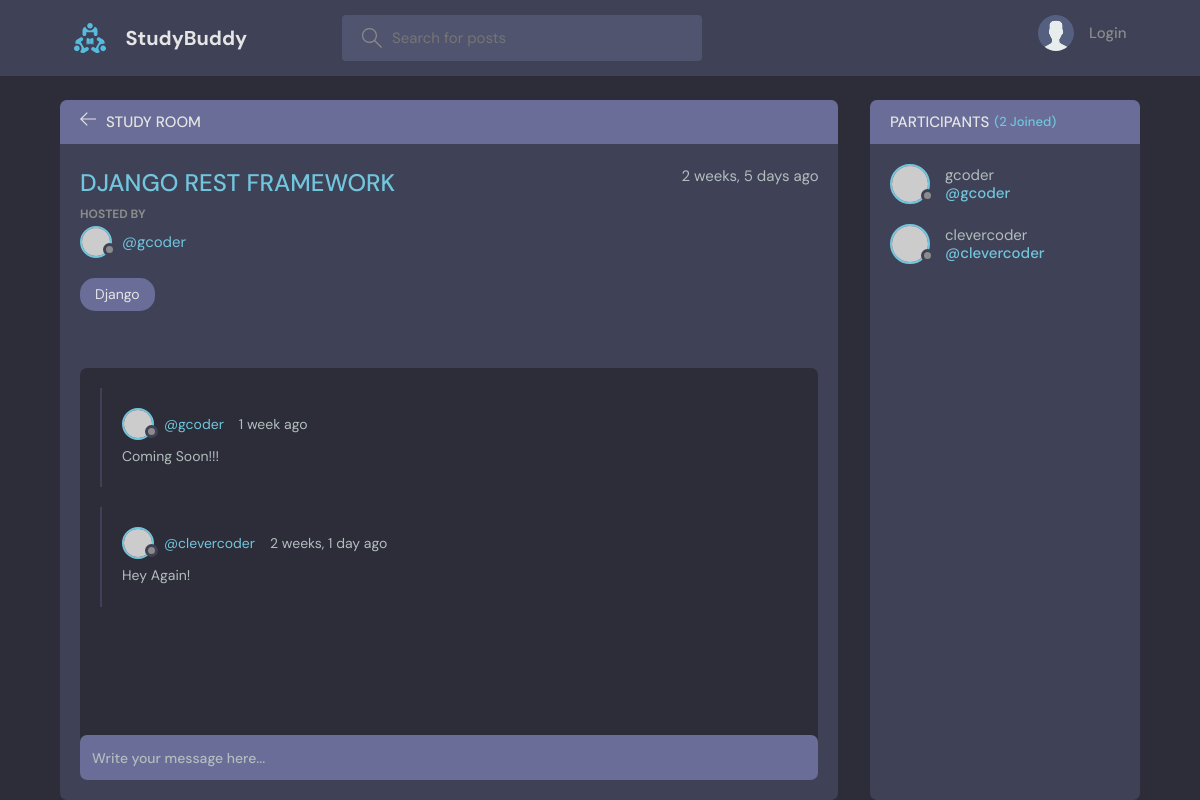
The app's page /room/8 with its own data.
### base/models.py (models this page shows, shortened)
class Room(models.Model):
    host = models.ForeignKey(User, on_delete=models.SET_NULL, null=True)
    topic = models.ForeignKey(Topic, on_delete=models.SET_NULL, null=True)
    name = models.CharField(max_length=200)
    description = models.TextField(blank=True, null=True)
    participants = models.ManyToManyField(User, related_name="participants", blank=True)
    updated = models.DateTimeField(auto_now=True)
    created = models.DateTimeField(auto_now_add=True)
    class Meta:
        ordering = ('-updated', '-created')

class Topic(models.Model):
    name = models.CharField(max_length=200)
    def __str__(self):
        return self.name

class Message(models.Model):
    user = models.ForeignKey(User, on_delete=models.CASCADE)
    room = models.ForeignKey(Room, on_delete=models.CASCADE)
    body = models.TextField()
    updated = models.DateTimeField(auto_now=True)
    created = models.DateTimeField(auto_now_add=True)
    class Meta:
        ordering = ('-updated', '-created')

### base/views.py (the view, shortened to what this page needs)
# urls.py: path('room/<str:pk>', views.room, name='room'),
def room(request, pk):
    room = Room.objects.get(id=pk)
    room_messages = room.message_set.all().order_by('-created')
    participants = room.participants.all()
    context = {'room': room, 'room_messages': room_messages, 'participants': participants}
    return render(request, 'base/room.html', context)

### base/templates/base/room.html (shortened to what this page needs)
{% extends 'main.html' %}
{% block content %}
    <main class="profile-page layout layout--2">
      <div class="container">
        <div class="room">
          <div class="room__top">
            <div class="room__topLeft">
              <a href="{% url 'home' %}">
                <svg version="1.1" xmlns="http://www.w3.org/2000/svg" width="32" height="32" viewBox="0 0 32 32">
                  <title>arrow-left</title>
                  <path
                    d="M13.723 2.286l-13.723 13.714 13.719 13.714 1.616-1.611-10.96-10.96h27.625v-2.286h-27.625l10.965-10.965-1.616-1.607z"
                  ></path>
                </svg>
              </a>
              <h3>Study Room</h3>
            </div>
          </div>
          <div class="room__box scroll">
            <div class="room__header scroll">
              <div class="room__info">
                <h3>{{room.name}}</h3>
                <span>{{room.created|timesince}} ago</span>
              </div>
              <div class="room__hosted">
                <p>Hosted By</p>
                <a href="{% url 'user-profile' room.host.id %}" class="room__author">
                  <div class="avatar avatar--small">
                    <img src="https://randomuser.me/api/portraits/men/37.jpg" />
                  </div>
                  <span>@{{room.host.username}}</span>
                </a>
              </div>
              <span class="room__topics">{{room.topic}}</span>
            </div>
            <div class="room__conversation">
              <div class="threads scroll">
                {% for message in room_messages %}
                <div class="thread">
                  <div class="thread__top">
                    <div class="thread__author">
                      <a href="{% url 'user-profile' message.user.id %}" class="thread__authorInfo">
                        <div class="avatar avatar--small">
                          <img src="https://randomuser.me/api/portraits/men/37.jpg" />
                        </div>
                        <span>@{{message.user.username}}</span>
                      </a>
                      <span class="thread__date">{{message.created|timesince}} ago</span>
                    </div>
                  </div>
                  <div class="thread__details">
                    {{message.body}}
                  </div>
                </div>
                {% endfor %}
              </div>
            </div>
          </div>
          <div class="room__message">
            <form action="" method="POST">
              <input name="body" placeholder="Write your message here..." /></form>
          </div>
        </div>
        <div class="participants">
          <h3 class="participants__top">Participants <span>({{participants.count}} Joined)</span></h3>
          <div class="participants__list scroll">
            {% for user in participants %}
            <a href="{% url 'user-profile' user.id %}" class="participant">
              <div class="avatar avatar--medium">
                <img src="https://randomuser.me/api/portraits/men/37.jpg" />
              </div>
              <p>
                {{user.username}}
                <span>@{{user.username}}</span>
              </p>
            </a>
            {% endfor %}
          </div>
        </div>
      </div>
    </main>
{% endblock content %}

### templates/main.html (shortened to what this page needs)
<!DOCTYPE html>
{% load static %}
<html lang="en">
  <head>
    <link rel="stylesheet" href='{% static "styles/style.css" %}' />
  </head>
  <body>
    {% include 'navbar.html' %}
    {% block content %}
    {% endblock %}
  </body>
</html>

### templates/navbar.html (shortened to what this page needs)
{% load static %}
<header class="header header--loggedIn">
    <div class="container">
        <a href="{% url 'home' %}" class="header__logo">
            <img src="{% static 'images/logo.svg' %}" />
            <h1>StudyBuddy</h1>
        </a>
        <form class="header__search" method="GET" action="{% url 'home' %}">
            <label>
                <input name="q" placeholder="Search for posts" />
            </label>
        </form>
        <nav class="header__menu">
            {% if request.user.is_authenticated %}
            <div class="header__user">
                <a href="{% url 'update-user' %}">
                    <div class="avatar avatar--medium active">
                        <img src="{{request.user.avatar.url}}" />
                    </div>
                    <p>{{request.user.username}} <span>@{{request.user.username}}</span></p>
                </a>
                <button class="dropdown-button">
                    <svg version="1.1" xmlns="http://www.w3.org/2000/svg" width="32" height="32" viewBox="0 0 32 32">
                        <title>chevron-down</title>
                        <path d="M16 21l-13-13h-3l16 16 16-16h-3l-13 13z"></path>
                    </svg>
                </button>
            </div>
            {% else %}
            <a href="{% url 'login' %}">
                <img src="{% static 'images/avatar.svg' %}" />
                <p>Login</p>
            </a>
            {% endif %}
        </nav>
    </div>
</header>

### records on screen
Room: name "DJANGO REST FRAMEWORK", created "2 weeks, 5 days", host.username "gcoder", topic "Django"
Message: user.username "gcoder", created "1 week", body "Coming Soon!!!"
Message: user.username "clevercoder", created "2 weeks, 1 day", body "Hey Again!"

### other values on screen
{{ participants.count }} "2"
{{ user.username }} "gcoder"
{{ user.username }} "clevercoder"
